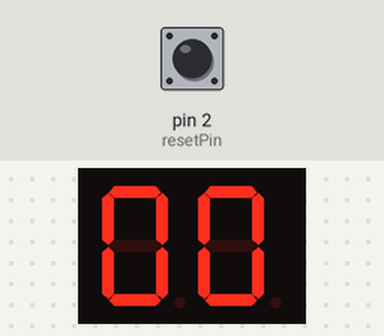
The sketch below on a simulated Arduino Uno, built with avr-gcc and run on an emulated ATmega328P. Shown: 2-digit seven-segment display. Wiring (inferred from the names in the program): 2-digit 7-segment display, segments lit when LOW: segments pin 3, pin 4, pin 5, pin 6, pin 7, pin 8, pin 9; digit selects pin 10, pin 11. The inputs (shaded band) are chosen by the test bench; at power-on: pin 2 (resetPin) HIGH. The segment pins are drawn as the display they are named for.

Above: at 1.2 s.
1.3 s: pin 2 (resetPin) pulled LOW for 3.2 s
5.1 s: pin 2 (resetPin) pulled LOW for 0.15 s
At 5.71 s:
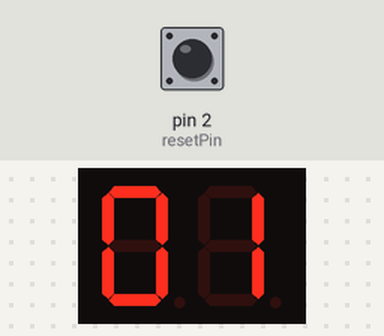
5.8 s: pin 2 (resetPin) pulled LOW for 1 s
At 7.01 s:
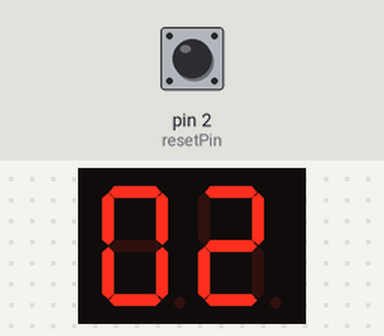
7.4 s: pin 2 (resetPin) pulled LOW for 0.15 s
At 8.01 s:
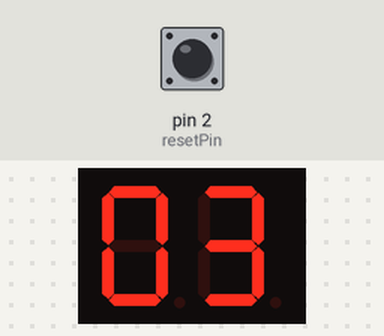
Timing chart, 0 to 9.1 s (numbered marks = the images above; inputs shaded):
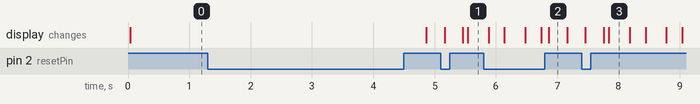

The sketch:

still_good.ino
```cpp
#ifndef SIM
//#define DEBUG 1
#endif

#include "ClickHandler.h"
#include "Display.h"
#include "Timeline.h"

#ifndef SIM
#include "LowPower.h"
#endif

ts lastCheck;

volatile unsigned long count;
volatile unsigned long manual;

#define DAY    (HOUR * 24ul)
#define HOUR   (MINUTE * 60ul)
#define MINUTE (SECOND * 60ul)
#define SECOND (1000ul)

int resetPin = 2; // only 2 and 3 can be used w/ interrupt on mini

unsigned long countInterval;
unsigned long checkInterval;

unsigned long countIntervals[] = {DAY, HOUR, MINUTE, SECOND};
unsigned long checkIntervals[] = {MINUTE, MINUTE, SECOND, SECOND / 10};


enum _state_t {
  BASE,
  POWERSAVE,
  SHOW_INTERVAL,
  MANUAL_ENTRY
};

typedef _state_t state_t;

volatile state_t state;
volatile ts lastStateChange;

volatile int interval;

void setState(state_t s) {
#ifdef DEBUG
  switch(s) {
  case BASE:
    Serial.println("BASE");
    break;
  case POWERSAVE:
    Serial.println("POWERSAVE");
    break;
  case MANUAL_ENTRY:
    Serial.println("MANUAL_ENTRY");
    break;
  case SHOW_INTERVAL:
    Serial.println("SHOW_INTERVAL");
  }
#endif
  state = s;
  assignTime(&lastStateChange,now());
}

void reset() {

  resetTime();

  assignTime(&lastCheck,now());
  count = 0;
  manual = 0;
}

void setInterval(int i) {
  interval = i;
  checkInterval = checkIntervals[i];
  countInterval = countIntervals[i];
}

void changeInterval() {
  reset();
  setInterval((interval + 1) % 4);
}

void click() {
#ifdef DEBUG
  Serial.println("click");
#endif

  switch(state) {
  case BASE:
    reset();
    break;
  case POWERSAVE:
    setState(BASE);
    break;
  case SHOW_INTERVAL:
    // ignore
    break;
  case MANUAL_ENTRY:
    count++;
    manual++;
    setState(MANUAL_ENTRY);
    break;
  }
}

void doubleClick() {
#ifdef DEBUG
  Serial.println("double click");
#endif

  switch(state) {
  case BASE:
    changeInterval();
    setState(SHOW_INTERVAL);
    break;
  case POWERSAVE:
    setState(BASE);
    break;
  case SHOW_INTERVAL:
    changeInterval();
    setState(SHOW_INTERVAL);
    break;
  case MANUAL_ENTRY:
    count += 2;
    manual += 2;
    setState(MANUAL_ENTRY);
    break;
  }
}

void longClick() {
#ifdef DEBUG
  Serial.println("long click");
#endif

  switch(state) {
  case BASE:
    setState(MANUAL_ENTRY);
    break;
  case POWERSAVE:
    setState(BASE);
    break;
  case SHOW_INTERVAL:
    // ignore
    break;
  case MANUAL_ENTRY:
    count++;
    manual++;
    setState(MANUAL_ENTRY);
    break;
  }
}

void setup() {

#ifdef DEBUG
  Serial.begin(9600);
#endif

  setInterval(0);
  reset();

  setState(BASE);

  setupDisplay();

  setupClicks(resetPin, &click, &doubleClick, &longClick);
}

void loop() {
  updateTime();

  // handle user input
  updateClicks();

  if (pastInterval(&lastCheck,checkInterval)) {
    count = numberIntervals(now(), countInterval);
    count += manual;
    assignTime(&lastCheck,now());

#ifdef DEBUG
    Serial.print("Time: ");
    Serial.print(now()->t);
    Serial.print(",\t Passed: ");
    Serial.println(count);
#endif
  }

  // time transitions
  switch(state) {
  case BASE:
#ifndef SIM
    if (pastInterval(&lastStateChange, 2 * MINUTE)) {
      setState(POWERSAVE);
      clearAll();
    }
#endif
    break;
  case MANUAL_ENTRY:
    if (pastInterval(&lastStateChange, 5 * SECOND)) {
      setState(BASE);
    }
    break;
  case SHOW_INTERVAL:
    if (pastInterval(&lastStateChange, 2 * SECOND)) {
      setState(BASE);
    }
    break;
  default:
    // ignore
    break;
  }


  // update display
  switch(state) {
  case BASE:
    showCount(count);
    break;
  case POWERSAVE:
#ifndef SIM
    LowPower.idle(SLEEP_8S, ADC_OFF, TIMER2_OFF, TIMER1_OFF, TIMER0_ON,
                  SPI_OFF, USART0_OFF, TWI_OFF);
#else
    delay(8 * SECOND);
#endif
    break;
  case SHOW_INTERVAL:
    showInterval(interval);
    break;
  case MANUAL_ENTRY:
    if (((diff(now(),&lastStateChange)) / 300) % 2 == 0) {
      showCount(count);
    } else {
      showBytes(0, 0x00);
      showBytes(1, 0x00);
    }
    break;
  }
}
```

ClickHandler.cpp
```cpp
#include "ClickHandler.h"
#include "Timeline.h"

#ifndef SIM
//#define DEBUG
//#include "hardwareSerial.h"
#endif

void (*click)();
void (*longClick)();
void (*doubleClick)();

#define LONG_CLICK_INTERVAL 1000
#define DOUBLE_CLICK_INTERVAL 250
#define MIN_INTERVAL 50

enum _click_state_t {
  BASE,
  HALF_CLICK,
  CLICK,
  CLICK_AND_HALF
};

typedef enum _click_state_t click_state_t;

int pin;

volatile click_state_t click_state;
volatile ts lastClickStateChange;

volatile int clicks;
volatile int longClicks;
volatile int doubleClicks;

void setState(click_state_t s) {
#ifdef DEBUG
  switch(s) {
  case BASE:
    Serial.println("BASE");
    break;
  case HALF_CLICK:
    Serial.println("HALF_CLICK");
    break;
  case CLICK:
    Serial.println("CLICK");
    break;
  case CLICK_AND_HALF:
    Serial.println("CLICK_AND_HALF");
  }
#endif

  click_state = s;
  assignTime(&lastClickStateChange, now());
}

void rising() {
#ifdef DEBUG
  Serial.println("rising");
#endif

  switch(click_state) {
  case BASE:
    // ignore
    break;
  case HALF_CLICK:
    if (inInterval(&lastClickStateChange, LONG_CLICK_INTERVAL)) {
      setState(CLICK);
    }
    if (pastInterval(&lastClickStateChange, LONG_CLICK_INTERVAL)) {
      longClicks++;
      setState(BASE);
    }
    break;
  case CLICK:
    // ignore
    break;
  case CLICK_AND_HALF:
    if (inInterval(&lastClickStateChange, LONG_CLICK_INTERVAL)) {
      doubleClicks++;
      setState(BASE);
    }
    if (pastInterval(&lastClickStateChange, LONG_CLICK_INTERVAL)) {
      clicks++;
      longClicks++;
      setState(BASE);
    }
    break;
  }
}

void falling() {
#ifdef DEBUG
  Serial.println("falling");
#endif

  switch(click_state) {
  case BASE:
    setState(HALF_CLICK);
    break;
  case HALF_CLICK:
    // ignore
    break;
  case CLICK:
    if (!inInterval(&lastClickStateChange, MIN_INTERVAL)) {
      setState(CLICK_AND_HALF);
    }
    break;
  case CLICK_AND_HALF:
    // ignore
    break;
  }
}

void change() {
  int val = digitalRead(pin);

  if (click_state == CLICK
      && pastInterval(&lastClickStateChange, DOUBLE_CLICK_INTERVAL)) {
    setState(BASE);
    clicks++;
  }

  if (val == HIGH) {
    rising();
  } else {
    falling();
  }
}

void setupClicks(int _pin, void (*_click)(), void (*_doubleClick)(), void (*_longClick)()) {
  pin = _pin;
  click = _click;
  doubleClick = _doubleClick;
  longClick = _longClick;
  setState(BASE);

  pinMode(pin, INPUT_PULLUP);
  attachInterrupt(digitalPinToInterrupt(pin), &change, CHANGE);
}

void updateClicks() {

  if (click_state == CLICK
      && pastInterval(&lastClickStateChange, DOUBLE_CLICK_INTERVAL)) {
    setState(BASE);
    clicks++;
  }

  while(clicks > 0) {
    click();
    clicks--;
  }

  while(doubleClicks > 0) {
    doubleClick();
    doubleClicks--;
  }

  while(longClicks > 0) {
    longClick();
    longClicks--;
  }
}
```

ClickHandler.h
```cpp
#ifndef CLICK_HANDLER_H
#define CLICK_HANDLER_H

#ifdef SIM
#include "Simulator.h"
#else
#include <Arduino.h>
#endif

#ifdef __cplusplus
extern "C"{
#endif

  void setupClicks(int pin, void (*click)(), void (*doubleClick)(), void (*longClick)());
  void updateClicks();

#ifdef __cplusplus
}
#endif

#endif
```

Display.cpp
```cpp
#include "Display.h"

// pinout display
// 11 4 5 7 6
// 9  x 3 8 10

// digits
//    1
// 6     2
//    7
// 5     3
//    4

byte codes[] = {
  0x3F, //00111111 // 0
  0x06, //00000110 // 1
  0x5B, //01011011 // 2
  0x4F, //01001111 // 3
  0x66, //01100110 // 4
  0x6D, //01101101 // 5
  0x7D, //01111101 // 6
  0x07, //00000111 // 7
  0x7F, //01111111 // 8
  0x6F, //01101111 // 9
};

byte intervals[][DIGITS] = {
  {0x00, 0x5E}, // 01011110 // d
  {0x00, 0x74}, // 01110100 // h
  {0x54, 0x54}, // 01010100 // m
  {0x00, 0x6D}  // 01101101 // 5
};

int segmentSelector[DIGITS] = {10,11};

int segmentPins[SEGMENTS] = {3,4,5,6,7,8,9};

void setupDisplay() {
  for (int i = 0; i < DIGITS; i++) {
    pinMode(segmentSelector[i], OUTPUT);
  }

  for (int i = 0; i < SEGMENTS; i++) {
    pinMode(segmentPins[i], OUTPUT);
  }

  clearAll();
}

void clearAll() {
  for (int i = 0; i < DIGITS; ++i) {
    clear(i);
  }
}

void clear(int pos) {
  for (int i = 0; i < SEGMENTS; i++) {
    digitalWrite(segmentPins[i], HIGH);
  }
}

void showBytes(int pos, byte val) {
  byte index = 0x01;

  clear(pos);

  for (int i = 0; i < DIGITS; i++) {
    digitalWrite(segmentSelector[i], i == pos ? HIGH : LOW);
  }

  for (int i = 0; i < SEGMENTS; i++) {
    digitalWrite(segmentPins[i], val & index ? LOW : HIGH);
    index <<= 1;
  }
  delay(2);
}

void showInterval(int i) {
  showBytes(0, intervals[i][1]);
  showBytes(1, intervals[i][0]);
}

void showCount(unsigned long count) {
  int digit;

  for (int i = 0; i < DIGITS; i++) {
    digit = count % 10;
    showBytes(i, codes[digit]);
    count /= 10;
  }
}
```

Display.h
```cpp
#ifndef DISPLAY_H
#define DISPLAY_H

#define DIGITS 2
#define SEGMENTS 7

#ifdef SIM
#include "Simulator.h"
#else
#include <Arduino.h>
#endif

#ifdef __cplusplus
extern "C"{
#endif
  void setupDisplay();

  void clearAll();
  void clear(int pos);

  void showBytes(int pos, byte val);
  void showInterval(int i);
  void showCount(unsigned long count);

#ifdef __cplusplus
}
#endif

#endif
```

Timeline.cpp
```cpp
#include "Timeline.h"
#include <limits.h>

#ifndef SIM
#include <Arduino.h>
#else
#include "Simulator.h"
#endif

unsigned long _offset;

ts _now = { 0, 0 };

ts *now() {
  return &_now;
}

void resetTime() {
  _now.t = millis();
  _offset = _now.t;
  _now.overflows = 0;
}

void assignTime(volatile ts *t1, volatile ts *t2) {
  t1->overflows = t2->overflows;
  t1->t = t2->t;
}

unsigned long diff(volatile ts *t1, volatile ts *t2) {
  return (t1->overflows == t2->overflows) ? t1->t - t2->t :
    (t1->overflows - t2->overflows ) * ULONG_MAX - t2->t + t1->t;
}

unsigned long numberIntervals(volatile ts *t, unsigned long countInterval) {
  return t->t >= _offset ?
    (ULONG_MAX / countInterval * t->overflows) + (t->t - _offset) / countInterval
    : (ULONG_MAX / countInterval * t->overflows) - (_offset - t->t) / countInterval;
}

int inInterval(volatile ts *t, unsigned long l) {
  if (t->overflows == _now.overflows) {
    if (t->t + l > t->t) {
      return t->t <= _now.t && t->t + l > _now.t;
    } else {
      return t->t <= _now.t;
    }
  } else {
    if (_now.overflows != t->overflows + 1) {
      return false;
    } else {
      return l > _now.t + (ULONG_MAX - t->t);
    }
  }
}

int pastInterval(volatile ts *t, unsigned long l) {
  if (t->overflows == _now.overflows) {
    if (t->t + l > t->t) {
      return t->t + l < _now.t;
    } else {
      return false;
    }
  } else {
    if (_now.overflows < t->overflows) {
      return false;
    } else {
      if (_now.overflows != t->overflows + 1) {
        return true;
      } else {
        return l < _now.t + (ULONG_MAX - t->t);
      }
    }
  }
}

void updateTime() {
  unsigned long ms = millis();

  if (ms < _now.t) {
    _now.overflows++;
  }

  _now.t = ms;
}
```

Timeline.h
```cpp
#ifndef TIMELINE_T
#define TIMELINE_T

struct _ts {
  unsigned long overflows;
  unsigned long t;
};

typedef _ts ts;

ts *now();
void updateTime();
void resetTime();
int pastInterval(volatile ts *t, unsigned long l);
int inInterval(volatile ts *t, unsigned long l);
unsigned long numberIntervals(volatile ts *t, unsigned long countInterval);
void assignTime(volatile ts*, volatile ts*);
unsigned long diff(volatile ts *, volatile ts*);

#endif
```

Measured:
- after the input at 5.1 s, the display: first differs from a run without the input after 0.44 s (image 1)
- after the input at 5.8 s, the display: first differs from a run without the input after 1.1 s (image 2)
- after the input at 7.4 s, the display: first differs from a run without the input after 0.44 s (image 3)
